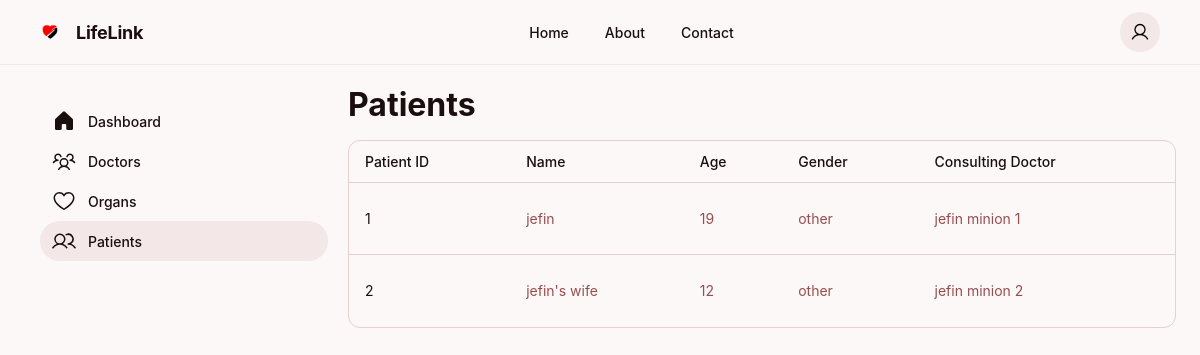
The page /hospital_patients/1 on the database its author committed.
### tables/models.py (models this page shows)
class Patient(models.Model):
    patient_name = models.CharField(max_length = 250)
    patient_age = models.IntegerField()
    patient_gender = models.CharField(max_length = 150)
    hospital = models.ForeignKey(Hospital,on_delete = models.SET_NULL, null=True,blank = True)
    doctor = models.ForeignKey(Doctor,on_delete = models.SET_NULL,null = True, blank = True)

class Doctor(models.Model):
    doctor_email = models.EmailField(max_length=254, unique=True, validators=[EmailValidator()])
    license_no = models.CharField(max_length=255)
    name = models.CharField(max_length=255)
    phone_no = models.CharField(max_length=15)
    dob = models.DateField()
    hospital = models.ForeignKey(Hospital, on_delete=models.SET_NULL, null=True, blank=True)
    address = models.CharField(max_length=400,null = True , blank=True)
    pic = models.ImageField(upload_to = "pictures",null=True,blank = True)
    def __str__(self):
        return self.name

### ods/views.py (the view)
# urls.py: path('hospital_patients/<int:id>',views.hospital_patients,name = "hospital_patients"),
def hospital_patients(request,id):
    hospital_info = Hospital.objects.get(id = id)
    patient_info = Patient.objects.filter(hospital = hospital_info.id)
    doctor_info = Doctor.objects.all()
    return render(request,'hospital-patients.html',context = {'id':id , 'hospital_info': hospital_info,'patient_info':patient_info,'doctor_info':doctor_info})

### templates/hospital-patients.html (shortened to what this page needs)
<!DOCTYPE html>
{% load static %}
<html>
<head>
    <link rel="stylesheet" href="{% static 'css/hospital.css' %}">
</head>
<body>
    <header>
        <div class="logo-container">
            <img src="{% static 'images/logo.png'%}" style="height: 20px;"/>
            <h2 class="brand-name">LifeLink</h2>
        </div>
        <nav class="nav-links">
            <a href="#" class="nav-link">Home</a>
            <a href="#" class="nav-link">About</a>
            <a href="#" class="nav-link">Contact</a>
        </nav>
        <div class="header-actions">
            <button class="icon-button">
            </button>
        </div>
    </header>
    <div class="main-container">
        <aside class="sidebar">
            <a href="/hospital_dashboard/{{id}}" class="sidebar-link ">
                Dashboard
            </a>
            <a href="/hospital_doctors/{{id}}" class="sidebar-link ">
                Doctors
            </a>
            <a href="/hospital_organs/{{id}}" class="sidebar-link ">
                Organs
            </a>
            <a href="/hospital_patients/{{id}}" class="sidebar-link active">
                Patients
            </a>
        </aside>
        <main class="main-content">
            <div class="dashboard-header">
                <h1 class="dashboard-title">Patients</h1>
            </div>
            <div class="table-container">
                <table>
                    <thead>
                        <tr>
                            <th>Patient ID</th>
                            <th>Name</th>
                            <th>Age</th>
                            <th>Gender</th>
                            <th>Consulting Doctor </th>
                        </tr>
                    </thead>
                    <tbody>
                        {%for items in patient_info%}
                        <tr>
                            <td>{{items.id}}</td>
                            <td>{{items.patient_name}}</td>
                            <td>{{items.patient_age}}</td>
                            <td>{{items.patient_gender}}</td>
                            <td>{{items.doctor}}</td>
                        </tr>
                        {% endfor %}
                    </tbody>
                </table>
            </div>
        </main>
    </div>
</body>
</html>

### static/css/hospital.css (style rules this page uses)
* { margin: 0; padding: 0; box-sizing: border-box; font-family: Inter, "Noto Sans", sans-serif; }
body { background-color: #fcf8f8; min-height: 100vh; }
header { display: flex; align-items: center; justify-content: space-between; padding: 12px 40px; border-bottom: 1px solid #f3e7e7; background-color: #fcf8f8; }
.logo-container { display: flex; align-items: center; gap: 16px; color: #1b0e0e; }
.brand-name { font-size: 18px; font-weight: 700; letter-spacing: -0.015em; }
.nav-links { display: flex; gap: 36px; }
.nav-link { color: #1b0e0e; text-decoration: none; font-size: 14px; font-weight: 500; }
.header-actions { display: flex; gap: 8px; }
.icon-button { background-color: #f3e7e7; border: none; border-radius: 9999px; height: 40px; width: 40px; cursor: pointer; display: flex; align-items: center; justify-content: center; }
.main-container { display: flex; padding: 20px 24px; gap: 4px; }
.sidebar { width: 320px; background-color: #fcf8f8; padding: 16px; }
.sidebar-link { display: flex; align-items: center; gap: 12px; padding: 8px 12px; color: #1b0e0e; text-decoration: none; font-size: 14px; font-weight: 500; }
.sidebar-link.active { background-color: #f3e7e7; border-radius: 9999px; }
.main-content { flex: 1; max-width: 960px; }
.dashboard-header { margin-bottom: 16px; }
.dashboard-title { font-size: 32px; font-weight: 700; color: #1b0e0e; margin-bottom: 12px; }
.table-container { border: 1px solid #e7d0d0; border-radius: 12px; overflow: hidden; }
table { width: 100%; border-collapse: collapse; }
th { text-align: left; padding: 12px 16px; font-size: 14px; font-weight: 500; color: #1b0e0e; }
td { padding: 12px 16px; font-size: 14px; color: #974e4e; height: 72px; border-top: 1px solid #e7d0d0; }
td:first-child { color: #1b0e0e; }

### rows shown on the page
Patient: id "1", patient_name "jefin", patient_age "19", patient_gender "other", doctor "jefin minion 1"
Patient: id "2", patient_name "jefin's wife", patient_age "12", patient_gender "other", doctor "jefin minion 2"
